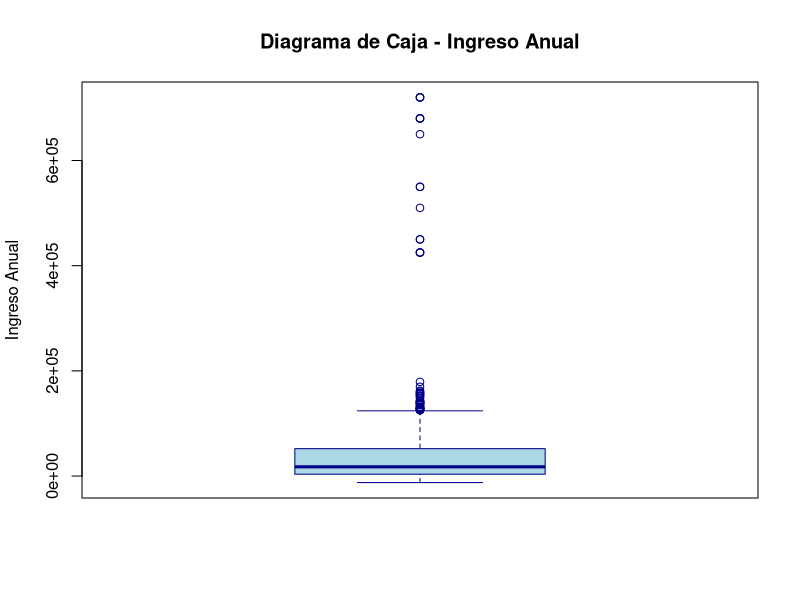

Write the R code that produced this figure.
library(tidyverse)
datos <- read.csv("paises_filtrados.csv")

boxplot(datos$ingreso_anual, 
        main = "Diagrama de Caja - Ingreso Anual", 
        ylab = "Ingreso Anual", 
        col = "lightblue",
        border = "darkblue")

Q1 <- quantile(datos$ingreso_anual, 0.25, na.rm = TRUE)
Q3 <- quantile(datos$ingreso_anual, 0.75, na.rm = TRUE)
IQR_val <- Q3 - Q1

limite_inferior <- Q1 - 1.5 * IQR_val
limite_superior <- Q3 + 1.5 * IQR_val

outliers_iqr <- datos[which(datos$ingreso_anual < limite_inferior | datos$ingreso_anual > limite_superior), 
                       c("id_encuestado", "pais", "generacion", "ingreso_anual")]
 
# outliers_iqr <- datos[datos$ingreso_anual < limite_inferior | datos$ingreso_anual > limite_superior, 
#                   c("id_encuestado","pais","generacion","ingreso_anual")]
# AHI REVISO  ( PERO ATIPIVO LITO)

cat("Límite Superior: ", limite_superior)
cat("Límite Inferior: ", limite_inferior)
cat("ATÍPICOS IDENTIFICADOS")
print(outliers_iqr)
